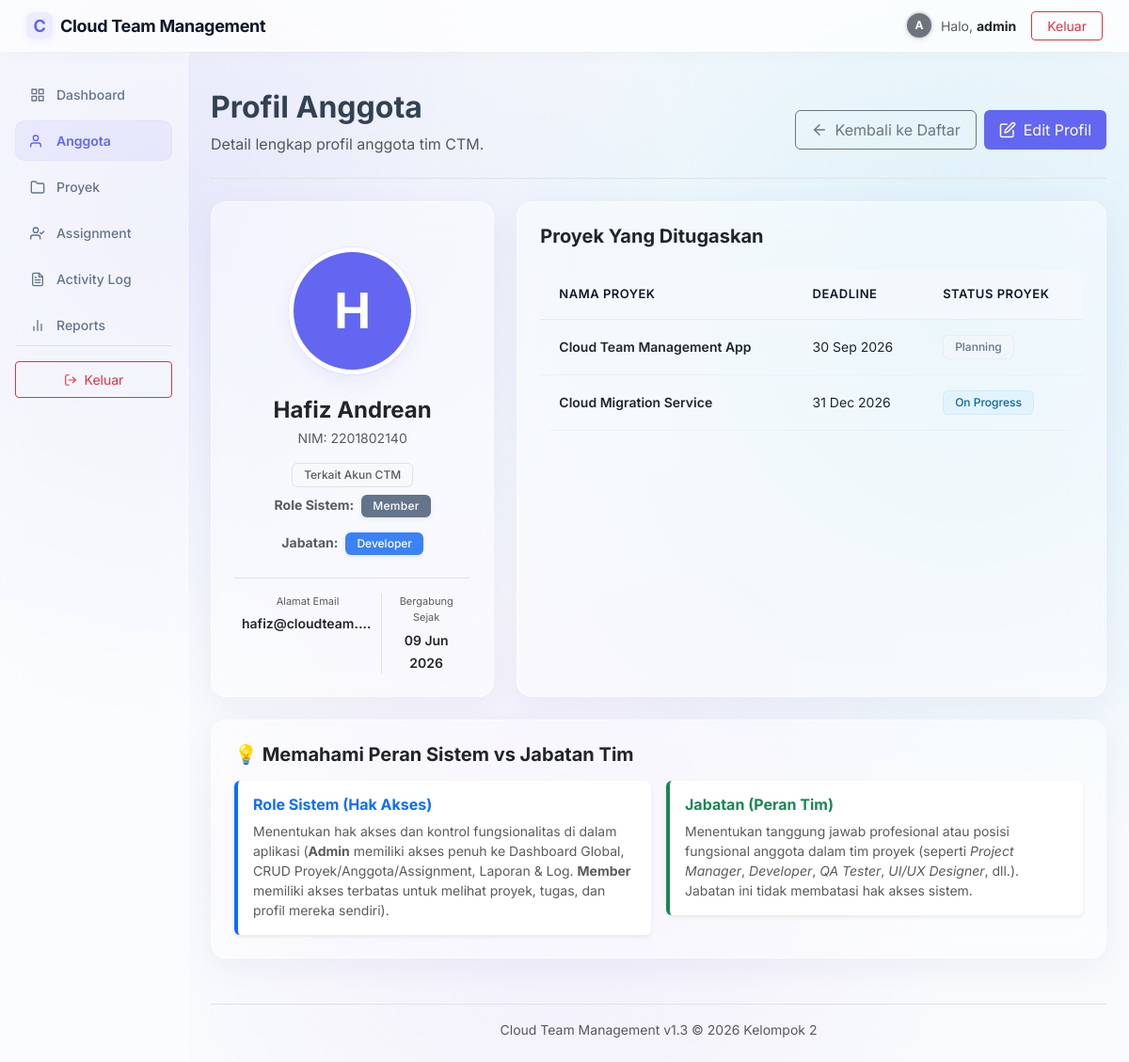
The app's page /anggota/detail.php?id=1 (signed in) with its own data.
### tables this page shows
CREATE TABLE `anggota` (
  `id` INT AUTO_INCREMENT PRIMARY KEY,
  `nama` VARCHAR(100) NOT NULL,
  `nim` VARCHAR(50) NOT NULL UNIQUE,
  `email` VARCHAR(100) NULL UNIQUE,
  `foto` VARCHAR(255) NULL,
  `id_user` INT UNIQUE NULL,
  `jabatan` VARCHAR(100) NOT NULL DEFAULT 'Developer',
  `created_at` TIMESTAMP DEFAULT CURRENT_TIMESTAMP,
  `updated_at` TIMESTAMP DEFAULT CURRENT_TIMESTAMP ON UPDATE CURRENT_TIMESTAMP,
  CONSTRAINT `fk_anggota_users` FOREIGN KEY (`id_user`) REFERENCES `users` (`id`) ON DELETE SET NULL ON UPDATE CASCADE
);

CREATE TABLE `proyek` (
  `id` INT AUTO_INCREMENT PRIMARY KEY,
  `nama_proyek` VARCHAR(100) NOT NULL,
  `deskripsi` TEXT NULL,
  `status` ENUM('direncanakan', 'berjalan', 'selesai', 'tertunda') NOT NULL DEFAULT 'direncanakan',
  `deadline` DATE NOT NULL,
  `created_at` TIMESTAMP DEFAULT CURRENT_TIMESTAMP,
  `updated_at` TIMESTAMP DEFAULT CURRENT_TIMESTAMP ON UPDATE CURRENT_TIMESTAMP
);

### anggota/detail.php (the view, shortened to what this page needs)
<?php
require_once __DIR__ . '/../config/layout.php';
$db = Database::getConnection();
$id = isset($_GET['id']) && is_numeric($_GET['id']) ? (int)$_GET['id'] : 0;
try {
    $stmt = $db->prepare("
        SELECT a.*, u.role AS system_role
        FROM anggota a
        LEFT JOIN users u ON a.id_user = u.id
        WHERE a.id = ?
    ");
    $stmt->execute([$id]);
    $member = $stmt->fetch();
    $projectQuery = "
        SELECT p.id, p.nama_proyek, p.status, p.deadline
        FROM anggota_proyek ap
        JOIN proyek p ON ap.proyek_id = p.id
        WHERE ap.anggota_id = ?
        ORDER BY p.deadline ASC
    ";
    $projStmt = $db->prepare($projectQuery);
    $projStmt->execute([$id]);
    $assignedProjects = $projStmt->fetchAll();
} catch (PDOException $e) {
    $_SESSION['flash_error'] = 'Database error: ' . $e->getMessage();
    header('Location: index.php');
    exit;
}
if (!function_exists('getRoleBadge')) {
    function getRoleBadge($role) {
        if ($role === 'admin') {
            return '<span class="badge px-2.5 py-1.5 rounded-pill text-white shadow-sm" style="background-color: #8b5cf6; font-size: 11px; font-weight: 600; letter-spacing: 0.3px;">Admin</span>';
        } else {
            return '<span class="badge px-2.5 py-1.5 rounded-pill text-white shadow-sm" style="background-color: #64748b; font-size: 11px; font-weight: 600; letter-spacing: 0.3px;">Member</span>';
        }
    }
}
if (!function_exists('getJabatanBadge')) {
    function getJabatanBadge($jabatan) {
        $jabatan = trim($jabatan ?? 'Developer');
        switch ($jabatan) {
            case 'Developer':
            case 'Frontend Developer':
            case 'Backend Developer':
            case 'Full Stack Developer':
            case 'Mobile Developer':
                return '<span class="badge px-2.5 py-1.5 rounded-pill text-white shadow-sm" style="background-color: #3b82f6; font-size: 11px; font-weight: 600;">' . htmlspecialchars($jabatan) . '</span>';
        }
    }
}
?>
<div class="d-flex justify-content-between flex-wrap flex-md-nowrap align-items-center pt-3 pb-2 mb-4 border-bottom">
    <div>
        <h1 class="h2 fw-bold welcome-title" id="page-title">Profil Anggota</h1>
        <p class="welcome-subtitle text-muted">Detail lengkap profil anggota tim CTM.</p>
    </div>
    <div class="btn-toolbar mb-2 mb-md-0 gap-2">
        <a href="index.php" class="btn btn-outline-secondary d-flex align-items-center gap-2 py-2 px-3">
            <svg width="18" height="18" viewBox="0 0 24 24" fill="none" stroke="currentColor" stroke-width="2" stroke-linecap="round" stroke-linejoin="round"><line x1="19" y1="12" x2="5" y2="12"></line><polyline points="12 19 5 12 12 5"></polyline></svg>
            <span>Kembali ke Daftar</span>
        </a>
        <?php
        $isOwnProfile = (int)$member['id'] === (int)($_SESSION['anggota_id'] ?? 0);
        if (($_SESSION['role'] ?? '') === 'admin' || $isOwnProfile):
        ?>
        <a href="edit.php?id=<?php echo $member['id']; ?>" class="btn btn-primary d-flex align-items-center gap-2 py-2 px-3 border-0" style="background-color: var(--primary-color);">
            <svg width="18" height="18" viewBox="0 0 24 24" fill="none" stroke="currentColor" stroke-width="2" stroke-linecap="round" stroke-linejoin="round"><path d="M11 4H4a2 2 0 0 0-2 2v14a2 2 0 0 0 2 2h14a2 2 0 0 0 2-2v-7"></path><path d="M18.5 2.5a2.121 2.121 0 1 1 3 3L12 15l-4 1 1-4 9.5-9.5z"></path></svg>
            <span>Edit Profil</span>
        </a>
        <?php endif; ?>
    </div>
</div>
<div class="row g-4">
    <div class="col-12 col-md-5 col-lg-4">
        <div class="card p-4 text-center h-100">
            <div class="my-4 d-flex justify-content-center">
                <div class="profile-avatar-container" style="cursor: default; pointer-events: none;">
                    <div class="profile-avatar-inner">
                        <?php
                        $avatarPath = '../uploads/' . $member['foto'];
                        if (!empty($member['foto']) && file_exists(dirname(__DIR__) . '/uploads/' . $member['foto'])):
                        ?>
                            <img src="<?php echo htmlspecialchars($avatarPath); ?>" alt="Avatar" class="profile-avatar-img">
                        <?php else: ?>
                            <div class="profile-avatar-placeholder text-uppercase fw-bold">
                                <?php echo htmlspecialchars(substr($member['nama'], 0, 1)); ?>
                            </div>
                        <?php endif; ?>
                    </div>
                </div>
            </div>
            <h4 class="fw-bold text-dark mb-1"><?php echo htmlspecialchars($member['nama']); ?></h4>
            <p class="text-muted small mb-3">NIM: <?php echo htmlspecialchars($member['nim']); ?></p>
            <div class="d-flex flex-column gap-2 align-items-center mb-4">
                <span class="badge bg-light text-muted border px-3 py-1 text-capitalize rounded-pill" style="font-size: 11px;">
                    <?php echo !empty($member['id_user']) ? 'Terkait Akun CTM' : 'Tanpa Akun User'; ?>
                </span>
                <?php if (!empty($member['id_user'])): ?>
                    <div class="small text-muted mb-2">
                        <strong class="me-1">Role Sistem:</strong>
                        <?php echo getRoleBadge($member['system_role'] ?? 'member'); ?>
                    </div>
                <?php endif; ?>
                <div class="small text-muted">
                    <strong class="me-1">Jabatan:</strong>
                    <?php echo getJabatanBadge($member['jabatan']); ?>
                </div>
            </div>
            <div class="user-stats-grid d-flex justify-content-around mt-auto pt-3 border-top w-100">
                <div class="stat-item text-center px-2">
                    <span class="text-muted d-block small mb-1" style="font-size: 11px;">Alamat Email</span>
                    <span class="fw-semibold text-dark small text-truncate d-block" style="max-width: 140px;" title="<?php echo htmlspecialchars($member['email'] ?? '-'); ?>">
                        <?php echo htmlspecialchars($member['email'] ?? '-'); ?>
                    </span>
                </div>
                <div class="stat-item text-center px-2 border-start">
                    <span class="text-muted d-block small mb-1" style="font-size: 11px;">Bergabung Sejak</span>
                    <span class="fw-semibold text-dark small">
                        <?php echo date('d M Y', strtotime($member['created_at'])); ?>
                    </span>
                </div>
            </div>
        </div>
    </div>
    <div class="col-12 col-md-7 col-lg-8">
        <div class="card border-0 shadow-sm p-4 h-100">
            <h5 class="fw-bold text-dark mb-4">Proyek Yang Ditugaskan</h5>
            <?php if (empty($assignedProjects)): ?>
                <div class="text-center text-muted py-5 my-auto">
                    <div class="fs-1 mb-2">📂</div>
                    <p class="mb-0">Anggota ini belum ditugaskan ke proyek apa pun saat ini.</p>
                </div>
            <?php else: ?>
                <div class="table-responsive">
                    <table class="table table-hover table-custom mb-0">
                        <thead>
                            <tr>
                                <th>Nama Proyek</th>
                                <th>Deadline</th>
                                <th>Status Proyek</th>
                            </tr>
                        </thead>
                        <tbody>
                            <?php foreach ($assignedProjects as $p): ?>
                                <tr>
                                    <td class="fw-semibold"><?php echo htmlspecialchars($p['nama_proyek']); ?></td>
                                    <td><?php echo date('d M Y', strtotime($p['deadline'])); ?></td>
                                    <td>
                                        <?php
                                        $badgeClass = 'badge-planning';
                                        $statusText = 'Planning';
                                        if ($p['status'] === 'berjalan') { $badgeClass = 'badge-progress'; $statusText = 'On Progress'; }
                                        elseif ($p['status'] === 'selesai') { $badgeClass = 'badge-completed'; $statusText = 'Completed'; }
                                        elseif ($p['status'] === 'tertunda') { $badgeClass = 'badge-suspended'; $statusText = 'Suspended'; }
                                        ?>
                                        <span class="badge <?php echo $badgeClass; ?>"><?php echo $statusText; ?></span>
                                    </td>
                                </tr>
                            <?php endforeach; ?>
                        </tbody>
                    </table>
                </div>
            <?php endif; ?>
        </div>
    </div>
</div>
<div class="row mt-4">
    <div class="col-12">
        <div class="card border-0 shadow-sm p-4" style="background: rgba(255, 255, 255, 0.65); backdrop-filter: blur(10px); border-radius: 12px;">
            <h5 class="fw-bold text-dark mb-3">💡 Memahami Peran Sistem vs Jabatan Tim</h5>
            <div class="row g-3">
                <div class="col-12 col-md-6">
                    <div class="p-3 rounded bg-white border-start border-primary border-4 shadow-sm" style="border-radius: 8px;">
                        <h6 class="fw-bold text-primary mb-2">Role Sistem (Hak Akses)</h6>
                        <p class="text-muted small mb-0" style="line-height: 1.5;">Menentukan hak akses dan kontrol fungsionalitas di dalam aplikasi (<strong>Admin</strong> memiliki akses penuh ke Dashboard Global, CRUD Proyek/Anggota/Assignment, Laporan & Log. <strong>Member</strong> memiliki akses terbatas untuk melihat proyek, tugas, dan profil mereka sendiri).</p>
                    </div>
                </div>
                <div class="col-12 col-md-6">
                    <div class="p-3 rounded bg-white border-start border-success border-4 shadow-sm" style="border-radius: 8px;">
                        <h6 class="fw-bold text-success mb-2">Jabatan (Peran Tim)</h6>
                        <p class="text-muted small mb-0" style="line-height: 1.5;">Menentukan tanggung jawab profesional atau posisi fungsional anggota dalam tim proyek (seperti <em>Project Manager</em>, <em>Developer</em>, <em>QA Tester</em>, <em>UI/UX Designer</em>, dll.). Jabatan ini tidak membatasi hak akses sistem.</p>
                    </div>
                </div>
            </div>
        </div>
    </div>
</div>

### assets/css/style.css (style rules this page uses)
:root { --bg-color: #f8fafc; --card-bg: rgba(255, 255, 255, 0.45); --card-border: rgba(255, 255, 255, 0.45); --primary-color: #6366f1; --primary-hover: #4f46e5; --primary-glow: rgba(99, 102, 241, 0.15); --text-main: #0f172a; --text-muted: #64748b; --text-body: #334155; --border-color: rgba(226, 232, 240, 0.8); --glass-shadow: 0 8px 32px 0 rgba(31, 38, 135, 0.05); }
body { background: radial-gradient(circle at 15% 20%, rgba(99, 102, 241, 0.12) 0%, transparent 40%), radial-gradient(circle at 85% 30%, rgba(14, 165, 233, 0.12) 0%, transparent 45%), radial-gradient(circle at 50% 80%, rgba(168, 85, 247, 0.08) 0%, transparent 40%), #f8fafc; color: var(--text-body); font-family: 'Inter', -apple-system, BlinkMacSystemFont, "Segoe UI", Roboto, sans-serif; overflow-x: hidden; min-height: 100vh; }
.card, .card-summary { background: var(--card-bg) !important; backdrop-filter: blur(16px) !important; -webkit-backdrop-filter: blur(16px) !important; border: 1px solid var(--card-border) !important; border-radius: 16px !important; box-shadow: var(--glass-shadow) !important; transition: transform 0.25s cubic-bezier(0.4, 0, 0.2, 1), box-shadow 0.25s cubic-bezier(0.4, 0, 0.2, 1), border-color 0.25s ease; }
.table-custom { background-color: transparent !important; border: none !important; border-radius: 12px; overflow: hidden; }
.table-custom th { background-color: rgba(248, 250, 252, 0.5) !important; border-bottom: 1px solid var(--border-color) !important; font-weight: 600; font-size: 13px; color: var(--text-main); padding: 16px 20px; text-transform: uppercase; letter-spacing: 0.5px; }
.table-custom td { padding: 16px 20px; font-size: 14px; vertical-align: middle; border-bottom: 1px solid rgba(226, 232, 240, 0.5); background-color: transparent !important; }
.table-responsive { border-radius: 12px; overflow: hidden; }
.badge { padding: 6px 12px !important; border-radius: 6px !important; font-weight: 500 !important; font-size: 12px !important; }
.badge-planning { background-color: rgba(241, 245, 249, 0.8) !important; color: #64748b !important; border: 1px solid rgba(148, 163, 184, 0.1) !important; }
.badge-progress { background-color: rgba(224, 242, 254, 0.8) !important; color: #0369a1 !important; border: 1px solid rgba(14, 165, 233, 0.1) !important; }
.profile-avatar-container { width: 135px; height: 135px; border-radius: 50%; position: relative; cursor: pointer; transition: all 0.35s cubic-bezier(0.4, 0, 0.2, 1); background: #ffffff; padding: 5px; box-shadow: 0 0 0 1px rgba(99, 102, 241, 0.08), 0 10px 25px -5px rgba(99, 102, 241, 0.12); }
.profile-avatar-inner { width: 100%; height: 100%; border-radius: 50%; overflow: hidden; position: relative; background: #f1f5f9; }
.profile-avatar-placeholder { width: 100%; height: 100%; background-color: var(--primary-color); color: #ffffff; display: flex; align-items: center; justify-content: center; font-size: 52px; font-weight: 700; }

### records on screen
anggota: nama "H", nama "Hafiz Andrean", nim "2201802140", jabatan "Developer", email "hafiz@cloudteam.…", created_at "09 Jun 2026"
proyek: nama_proyek "Cloud Team Management App", deadline "30 Sep 2026", statusText "Planning"
proyek: nama_proyek "Cloud Migration Service", deadline "31 Dec 2026", status "On Progress"

### other values on screen
substr($currentUser['nama'] ?? $currentUser['username'], 0, 1) "A"
$currentUser['nama'] "admin"
